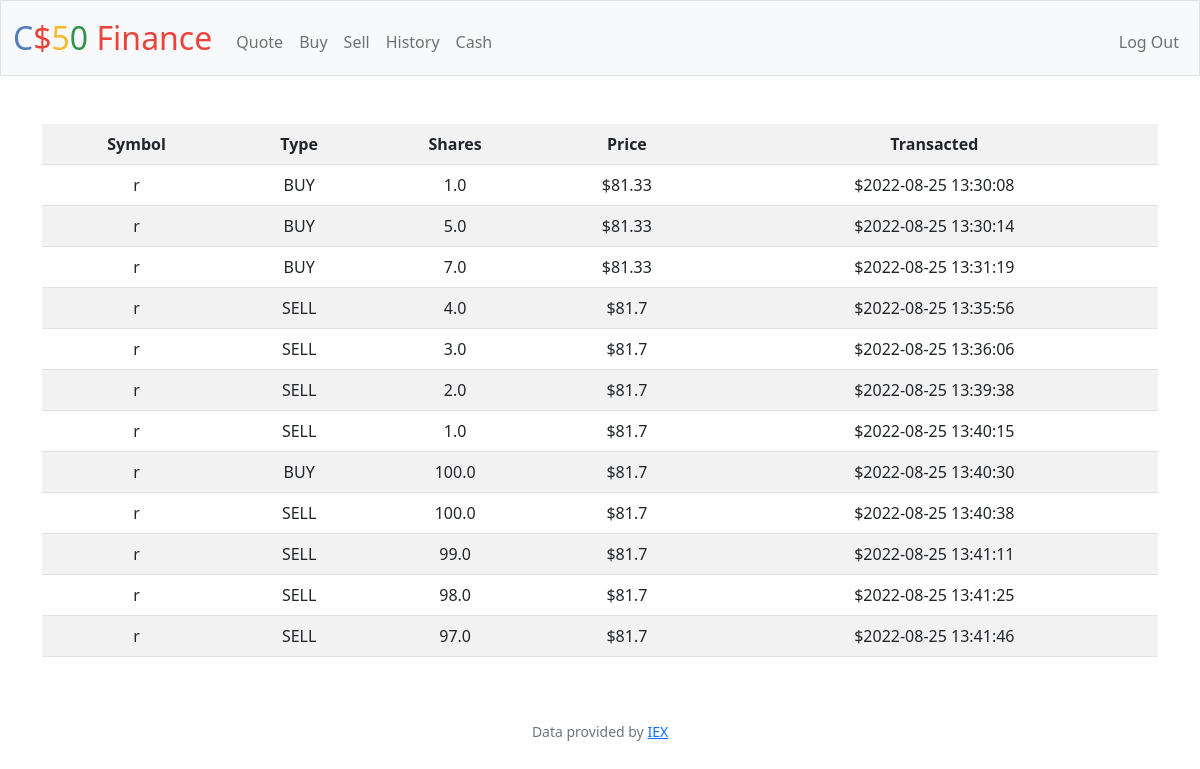
Screenshot of /history (signed in) with the database file from the repository.
### tables this page shows
CREATE TABLE history(id INTEGER PRIMARY KEY AUTOINCREMENT NOT NULL,user_id INT NOT NULL,symbol TEXT NOT NULL, name TEXT NOT NULL , number REAL NOT NULL,type TEXT NOT NULL, price REAL NOT NULL, timestamp TEXT NOT NULL, priceAt REAL NOT NULL);

### app.py (the view)
@app.route("/history")
@login_required
def history():
    history = db.execute("SELECT * from history WHERE user_id =?", session["user_id"])
    print(history)
    return render_template("history.html", history=history)

### app.py (called while the page is built)
@app.after_request
def after_request(response):
    response.headers["Cache-Control"] = "no-cache, no-store, must-revalidate"
    response.headers["Expires"] = 0
    response.headers["Pragma"] = "no-cache"
    return response

### helpers.py (called while the page is built)
def login_required(f):
    @wraps(f)
    def decorated_function(*args, **kwargs):
        if session.get("user_id") is None:
            return redirect("/login")
        return f(*args, **kwargs)
    return decorated_function

### templates/history.html (shortened to what this page needs)
{% extends "layout.html" %}
{% block main %}
<main class=" container text-center">
<table class="table table-striped">
    <tr>
      <th scope="col">Symbol</th>
      <th scope="col">Type</th>
      <th scope="col">Shares</th>
      <th scope="col">Price</th>
      <th scope="col">Transacted
    </th>
    </tr>
{%for h in history%}
    <tr>
      <td>{{h['symbol']}}</td>
      <td>{{h['type']}}</td>
      <td>{{h['number']}}</td>
      <td>${{h['price']}}</td>
      <td>${{ h['timestamp'] }}</td>
    </tr>
{%endfor%}
  </table>
</main>
{% endblock %}

### templates/layout.html (shortened to what this page needs)
<!DOCTYPE html>
<html lang="en">
    <head>
        <link href="https://cdn.jsdelivr.net/npm/bootstrap@5.1.3/dist/css/bootstrap.min.css" rel="stylesheet">
        <link href="/static/styles.css" rel="stylesheet">
    </head>
    <body>
        <nav class="bg-light border navbar navbar-expand-md navbar-light">
            <div class="container-fluid">
                <a class="navbar-brand" href="/"><span class="blue">C</span><span class="red">$</span><span class="yellow">5</span><span class="green">0</span> <span class="red">Finance</span></a>
                <div class="collapse navbar-collapse" id="navbar">
                    {% if session["user_id"] %}
                        <ul class="navbar-nav me-auto mt-2">
                            <li class="nav-item"><a class="nav-link" href="/quote">Quote</a></li>
                            <li class="nav-item"><a class="nav-link" href="/buy">Buy</a></li>
                            <li class="nav-item"><a class="nav-link" href="/sell">Sell</a></li>
                            <li class="nav-item"><a class="nav-link" href="/history">History</a></li>
                            <li class="nav-item"><a class="nav-link" href="/cash">Cash</a></li>
                        </ul>
                        <ul class="navbar-nav ms-auto mt-2">
                            <li class="nav-item"><a class="nav-link" href="/logout">Log Out</a></li>
                        </ul>
                    {% else %}
                        <ul class="navbar-nav ms-auto mt-2">
                            <li class="nav-item"><a class="nav-link" href="/register">Register</a></li>
                            <li class="nav-item"><a class="nav-link" href="/login">Log In</a></li>
                        </ul>
                    {% endif %}
                </div>
            </div>
        </nav>
        <main class="container-fluid py-5 text-center">
            {% block main %}{% endblock %}
        </main>
        <footer class="mb-5 small text-center text-muted">
            Data provided by <a href="https://iexcloud.io/">IEX</a>
        </footer>
    </body>
</html>

### static/styles.css (style rules this page uses)
nav .navbar-brand { font-size: xx-large; }
nav .navbar-brand .blue { color: #537fbe; }
nav .navbar-brand .red { color: #ea433b; }
nav .navbar-brand .yellow { color: #f5b82e; }
nav .navbar-brand .green { color: #2e944b; }

### rows the page displays
history: symbol "r", type "BUY", number "1.0", price "81.33", timestamp "2022-08-25 13:30:08"
history: symbol "r", type "BUY", number "5.0", price "81.33", timestamp "2022-08-25 13:30:14"
history: symbol "r", type "BUY", number "7.0", price "81.33", timestamp "2022-08-25 13:31:19"
history: symbol "r", type "SELL", number "4.0", price "81.7", timestamp "2022-08-25 13:35:56"
history: symbol "r", type "SELL", number "3.0", price "81.7", timestamp "2022-08-25 13:36:06"
history: symbol "r", type "SELL", number "2.0", price "81.7", timestamp "2022-08-25 13:39:38"
history: symbol "r", type "SELL", number "1.0", price "81.7", timestamp "2022-08-25 13:40:15"
history: symbol "r", type "BUY", number "100.0", price "81.7", timestamp "2022-08-25 13:40:30"
history: symbol "r", type "SELL", number "100.0", price "81.7", timestamp "2022-08-25 13:40:38"
history: symbol "r", type "SELL", number "99.0", price "81.7", timestamp "2022-08-25 13:41:11"
history: symbol "r", type "SELL", number "98.0", price "81.7", timestamp "2022-08-25 13:41:25"
history: symbol "r", type "SELL", number "97.0", price "81.7", timestamp "2022-08-25 13:41:46"
